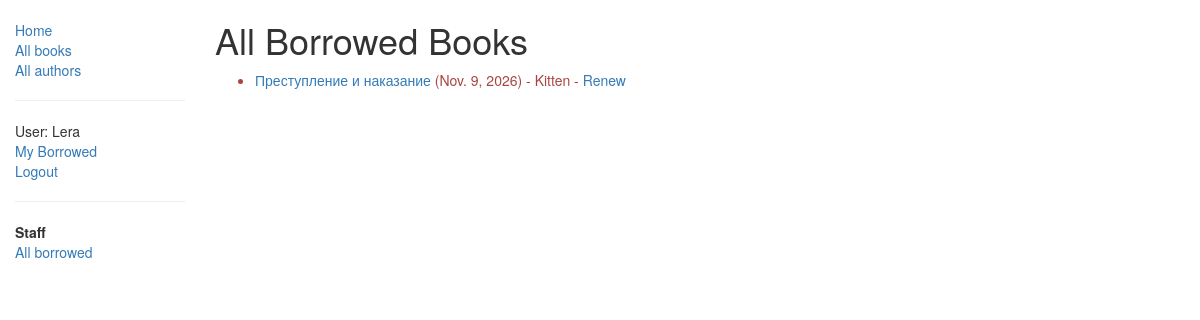
Page /catalog/borrowed/ (signed in) on the committed database.
### catalog/models.py (models this page shows, shortened)
class BookInstance(models.Model):
    id = models.UUIDField(primary_key=True, default=uuid.uuid4, help_text="Unique ID for this particular book across whole library")
    book = models.ForeignKey('Book', on_delete=models.SET_NULL, null=True)
    imprint = models.CharField(max_length=200)
    due_back = models.DateField(null=True, blank=True)
    borrower = models.ForeignKey(User, on_delete=models.SET_NULL, null=True, blank=True)
    LOAN_STATUS = (
        ('m', 'Maintenance'),
        ('o', 'On loan'),
        ('a', 'Available'),
        ('r', 'Reserved'),
    )
    status = models.CharField(max_length=1, choices=LOAN_STATUS, blank=True, default='m', help_text='Book availability')
    class Meta:
        ordering = ["due_back"]
        permissions = (("can_mark_returned", "Set book as returned"),)
    @property
    def is_overdue(self):
        if self.due_back and date.today() > self.due_back:
            return True
        return False

class Book(models.Model):
    title = models.CharField(max_length=200)
    author = models.ForeignKey('Author', on_delete=models.SET_NULL, null=True)
    summary = models.TextField(max_length=1000, help_text="Enter a brief description of the book")
    isbn = models.CharField('ISBN',max_length=13, help_text='13 Character <a href="https://www.isbn-international.org/content/what-isbn">ISBN number</a>')
    genre = models.ManyToManyField(Genre, help_text="Select a genre for this book")
    def display_genre(self):
        """
        Creates a string for the Genre. This is required to display genre in Admin.
        """
        return ', '.join([ genre.name for genre in self.genre.all()[:3] ])
    display_genre.short_description = 'Genre'

### catalog/views.py (the view)
# urls.py: path('borrowed/', views.AllLoanedBooksListView.as_view(), name='all-borrowed'),
class AllLoanedBooksListView(PermissionRequiredMixin, generic.ListView):
    model = BookInstance
    permission_required = 'catalog.can_mark_returned'
    template_name = 'catalog/bookinstance_list_all_borrowed.html'
    paginate_by = 10
    def get_queryset(self):
        return BookInstance.objects.filter(status__exact='o').order_by('due_back')

### catalog/templates/catalog/bookinstance_list_all_borrowed.html
{% extends "base_generic.html" %}
{% block content %}
    <h1>All Borrowed Books</h1>
    {% if bookinstance_list %}
    <ul>
      {% for bookinst in bookinstance_list %}
      <li class="{% if bookinst.is_overdue %}text-danger{% endif %}">
        <a href="{% url 'book-detail' bookinst.book.pk %}">{{bookinst.book.title}}</a>
        ({{ bookinst.due_back }}) - {% if bookinst.borrower %}{{ bookinst.borrower.username }}{% else %}Unknown{% endif %}
        - <a href="{% url 'renew-book-librarian' bookinst.id %}">Renew</a>
      </li>
      {% endfor %}
    </ul>
    {% else %}
      <p>There are no books borrowed.</p>
    {% endif %}
{% endblock %}

### catalog/templates/base_generic.html (shortened to what this page needs)
<!doctype html>
<html lang="en">
  <head>
    <link
      rel="stylesheet"
      href="https://maxcdn.bootstrapcdn.com/bootstrap/3.3.7/css/bootstrap.min.css" />
    {% load static %}
    <link rel="stylesheet" href="{% static 'css/styles.css' %}" />
  </head>
  <body>
    <div class="container-fluid">
      <div class="row">
        <div class="col-sm-2">
          {% block sidebar %}
            <ul class="sidebar-nav">
              <li><a href="{% url 'index' %}">Home</a></li>
              <li><a href="{% url 'books' %}">All books</a></li>
              <li><a href="{% url 'authors' %}">All authors</a></li>
              <hr />
              {% if user.is_authenticated %}
                <li>User: {{ user.get_username }}</li>
                <li><a href="{% url 'my-borrowed' %}">My Borrowed</a></li>
                <li>
                  <form method="post" action="{% url 'logout' %}">
                    <button type="submit" style="background:none; border:none; color:#337ab7; padding:0; cursor:pointer; text-decoration:none;" onmouseover="this.style.textDecoration='underline'; this.style.color='#23527c'" onmouseout="this.style.textDecoration='none'; this.style.color='#337ab7'">Logout</button>
                  </form>
                </li>
              {% else %}
                <li><a href="{% url 'login' %}?next={{ request.path }}">Login</a></li>
              {% endif %}
              {% if user.is_staff %}
                <hr />
                <li class="sidebar-title"><b>Staff</b></li>
                <li><a href="{% url 'all-borrowed' %}">All borrowed</a></li>
              {% endif %}
            </ul>
          {% endblock %}
        </div>
        <div class="col-sm-10 ">
          {% block content %}{% endblock %}
        </div>
      </div>
    </div>
  </body>
</html>

### catalog/static/css/styles.css (style rules this page uses)
.sidebar-nav { margin-top: 20px; padding: 0; list-style: none; }

### rows in the picture
BookInstance: book "Преступление и наказание", due_back "Nov. 9, 2026", borrower.username "Kitten"

### other values in the picture
{{ user.get_username }} "Lera"
